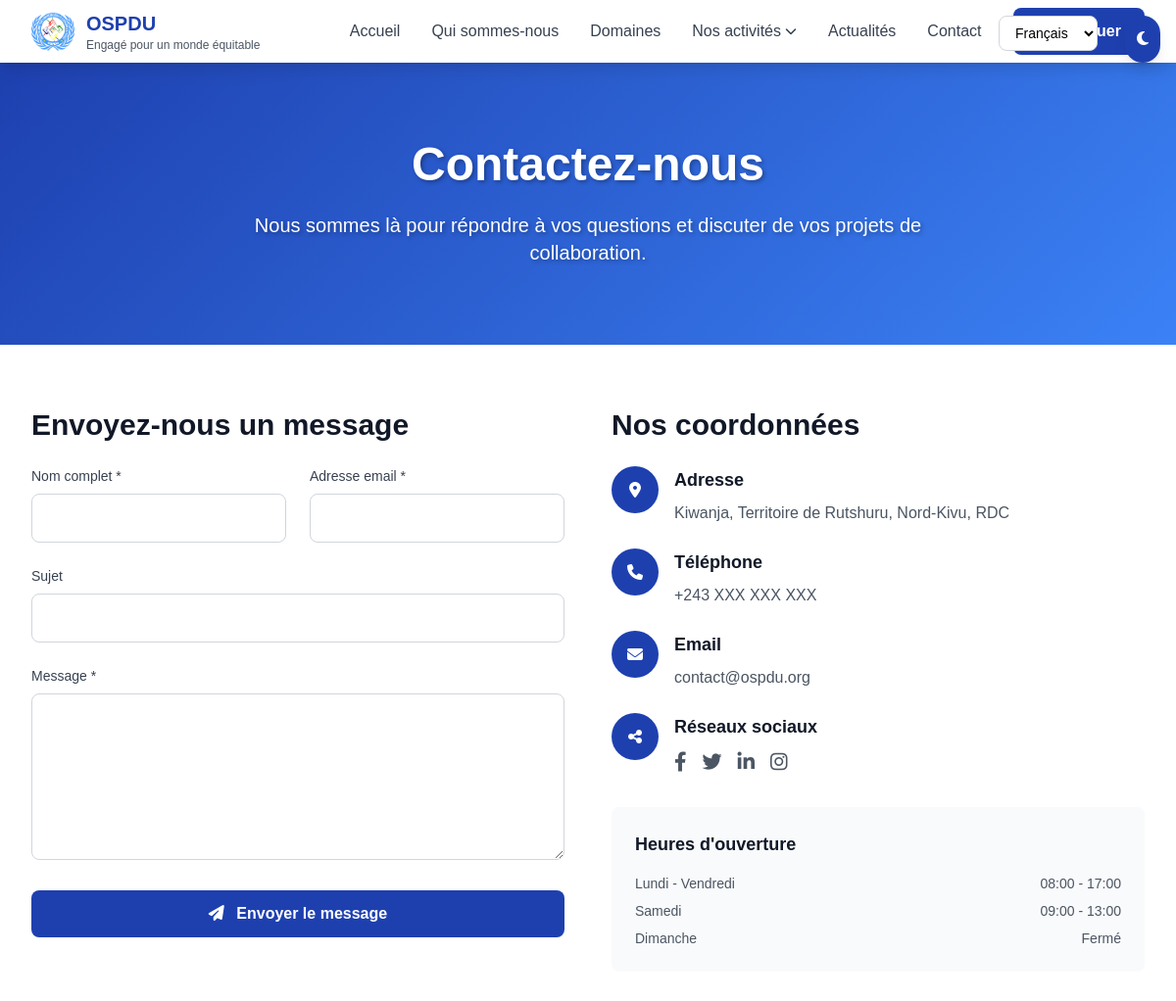
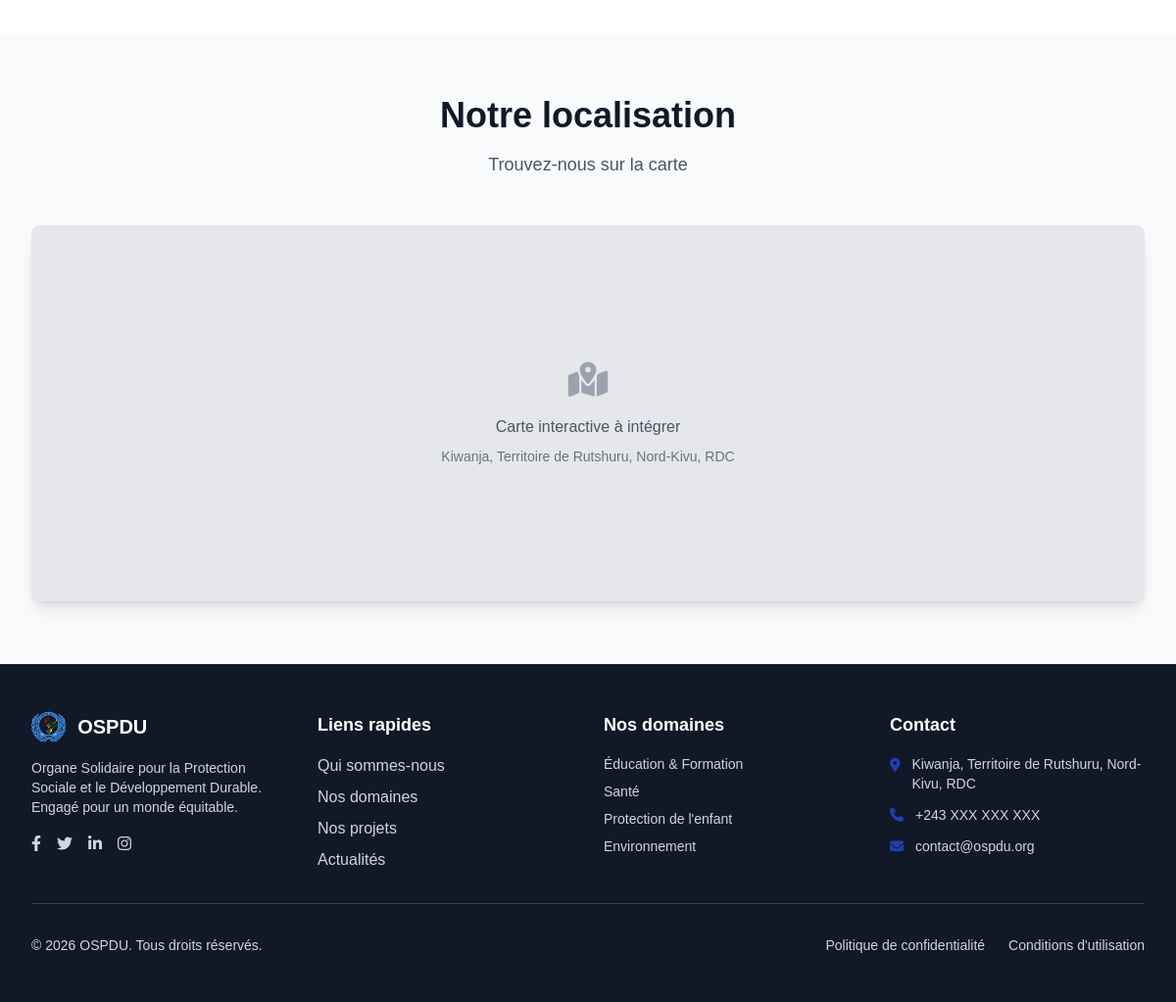
The page /contact.php on the database its author committed (2 pictures, top to bottom).
### tables this page shows
CREATE TABLE `site_settings` (
  `id` int(11) NOT NULL,
  `setting_key` varchar(100) NOT NULL,
  `setting_value` text DEFAULT NULL,
  `setting_type` enum('text','textarea','image','boolean') DEFAULT 'text',
  `created_at` timestamp NULL DEFAULT current_timestamp(),
  `updated_at` timestamp NULL DEFAULT current_timestamp() ON UPDATE current_timestamp()
);

### contact.php (the view, shortened to what the rows shown need)
<?php
require_once 'config/database.php';
require_once 'includes/functions.php';
include 'includes/header.php';
?>
<section class="hero-gradient py-20">
    <div class="max-w-7xl mx-auto px-4 sm:px-6 lg:px-8 text-center">
        <h1 class="text-4xl md:text-5xl font-bold text-white mb-6 text-shadow">
            <?php echo get_current_language() == 'fr' ? 'Contactez-nous' : (get_current_language() == 'en' ? 'Contact Us' : 'Wasiliana Nasi'); ?>
        </h1>
    </div>
</section>
<section class="py-16 bg-white dark:bg-gray-900">
    <div class="max-w-7xl mx-auto px-4 sm:px-6 lg:px-8">
        <div class="grid grid-cols-1 lg:grid-cols-2 gap-12">
            <div class="animate-on-scroll">
                <h2 class="text-3xl font-bold text-gray-900 dark:text-white mb-6">
                    <?php echo get_current_language() == 'fr' ? 'Envoyez-nous un message' : (get_current_language() == 'en' ? 'Send us a message' : 'Tutumie ujumbe'); ?>
                </h2>
            </div>
            <div class="animate-on-scroll">
                <h2 class="text-3xl font-bold text-gray-900 dark:text-white mb-6">
                    <?php echo get_current_language() == 'fr' ? 'Nos coordonnées' : (get_current_language() == 'en' ? 'Our contact information' : 'Maelezo yetu ya mawasiliano'); ?>
                </h2>
                <div class="space-y-6">
                    <div class="flex items-start space-x-4">
                        <div>
                            <h3 class="text-lg font-semibold text-gray-900 dark:text-white mb-2">
                                <?php echo get_current_language() == 'fr' ? 'Adresse' : (get_current_language() == 'en' ? 'Address' : 'Anwani'); ?>
                            </h3>
                            <p class="text-gray-600 dark:text-gray-300">
                                <?php echo get_site_setting('contact_address'); ?>
                            </p>
                        </div>
                    </div>
                    <div class="flex items-start space-x-4">
                        <div>
                            <p class="text-gray-600 dark:text-gray-300">
                                <a href="tel:<?php echo str_replace(' ', '', get_site_setting('contact_phone')); ?>" class="hover:text-primary-blue">
                                    <?php echo get_site_setting('contact_phone'); ?>
                                </a>
                            </p>
                        </div>
                    </div>
                    <div class="flex items-start space-x-4">
                        <div>
                            <p class="text-gray-600 dark:text-gray-300">
                                <a href="mailto:<?php echo get_site_setting('contact_email'); ?>" class="hover:text-primary-blue">
                                    <?php echo get_site_setting('contact_email'); ?>
                                </a>
                            </p>
                        </div>
                    </div>
                </div>
            </div>
        </div>
    </div>
</section>
<section class="py-16 bg-gray-50 dark:bg-gray-800">
    <div class="max-w-7xl mx-auto px-4 sm:px-6 lg:px-8">
        <div class="text-center mb-12 animate-on-scroll">
            <h2 class="text-3xl md:text-4xl font-bold text-gray-900 dark:text-white mb-4">
                <?php echo get_current_language() == 'fr' ? 'Notre localisation' : (get_current_language() == 'en' ? 'Our location' : 'Mahali tulipo'); ?>
            </h2>
        </div>
    </div>
</section>
<?php include 'includes/footer.php'; ?>

### includes/header.php (shortened to what the rows shown need)
<!DOCTYPE html>
<html lang="<?php echo get_current_language(); ?>">
<head>
    <script src="https://cdn.tailwindcss.com"></script>
    <link rel="stylesheet" href="https://cdnjs.cloudflare.com/ajax/libs/font-awesome/6.4.0/css/all.min.css">
    <link rel="stylesheet" href="https://cdn.jsdelivr.net/npm/alertifyjs@1.13.1/build/css/alertify.min.css">
    <link rel="stylesheet" href="https://cdn.jsdelivr.net/npm/alertifyjs@1.13.1/build/css/themes/default.min.css">
    <link rel="stylesheet" href="https://cdn.datatables.net/1.13.6/css/jquery.dataTables.min.css">
</head>
<body class="font-sans transition-colors duration-300">
    <nav id="main-nav" class="bg-white dark:bg-gray-900 shadow-lg sticky top-0 z-40 transition-all duration-300">
        <div class="max-w-7xl mx-auto px-4 sm:px-6 lg:px-8">
            <div class="flex justify-between items-center h-16">
                <div class="flex items-center">
                    <a href="index.php" class="flex items-center space-x-3">
                        <img src="<?php echo get_image(get_site_setting('site_logo'), 'assets/images/logo.png'); ?>"
                             alt="OSPDU Logo" class="h-10 w-auto">
                        <div class="hidden md:block">
                            <h1 class="text-xl font-bold text-primary-blue">OSPDU</h1>
                            <p class="text-xs text-gray-600 dark:text-gray-300"><?php echo get_site_setting('site_slogan'); ?></p>
                        </div>
                    </a>
                </div>
            </div>
        </div>
    </nav>

### includes/footer.php (shortened to what the rows shown need)
    <footer class="bg-gray-900 text-white">
        <div class="max-w-7xl mx-auto px-4 sm:px-6 lg:px-8 py-12">
            <div class="grid grid-cols-1 md:grid-cols-2 lg:grid-cols-4 gap-8">
                <div class="space-y-4">
                    <div class="flex items-center space-x-3">
                        <img src="<?php echo get_image(get_site_setting('site_logo'), 'assets/images/logo.png'); ?>"
                             alt="OSPDU Logo" class="h-8 w-auto">
                        <h3 class="text-xl font-bold">OSPDU</h3>
                    </div>
                </div>
                <div class="space-y-4">
                    <div class="space-y-3 text-sm">
                        <div class="flex items-start space-x-3">
                            <i class="fas fa-map-marker-alt text-primary-blue mt-1"></i>
                            <span class="text-gray-300"><?php echo get_site_setting('contact_address'); ?></span>
                        </div>
                        <div class="flex items-center space-x-3">
                            <i class="fas fa-phone text-primary-blue"></i>
                            <span class="text-gray-300"><?php echo get_site_setting('contact_phone'); ?></span>
                        </div>
                        <div class="flex items-center space-x-3">
                            <i class="fas fa-envelope text-primary-blue"></i>
                            <span class="text-gray-300"><?php echo get_site_setting('contact_email'); ?></span>
                        </div>
                    </div>
                </div>
            </div>
        </div>
    </footer>
</body>
</html>

### rows shown on the page
site_settings: setting_value (picture)
site_settings: setting_value "Engagé pour un monde équitable"
site_settings: setting_value "Kiwanja, Territoire de Rutshuru, Nord-Kivu, RDC"
site_settings: setting_value "+243 XXX XXX XXX"
site_settings: setting_value "contact@ospdu.org"
